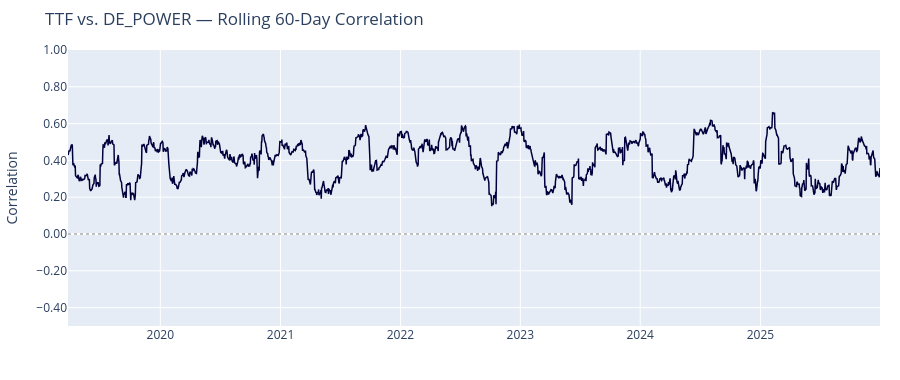

The notebook cell this image was saved under:
### Markdown cell above
## 2. Rolling 60-Day Correlation: TTF vs. German Power

TTF (Dutch natural gas) and German baseload power share a structural link:
gas-fired plants are often the marginal price-setter. The rolling window
reveals how this relationship varies over time — from moderate 0.2–0.4
levels in calm markets to near-perfect comovement during the 2022 crisis.

### Code cell
window = cfg.risk.rolling_window  # 60
rolling_corr = compute_rolling_correlation(returns, window=window)

ttf_power_rolling = rolling_corr.sel(c1="TTF", c2="DE_POWER")
roll_dates = pd.DatetimeIndex(ttf_power_rolling.coords["date"].values)

fig2 = go.Figure()
fig2.add_trace(go.Scatter(
    x=roll_dates, y=ttf_power_rolling.values,
    mode="lines",
    line=dict(color=NAVY, width=1.5),
    name=f"Rolling {window}-day",
))
fig2.add_hline(y=0, line_dash="dot", line_color="gray", opacity=0.5)
fig2.update_layout(
    title=f"TTF vs. DE_POWER — Rolling {window}-Day Correlation",
    height=380, margin=dict(l=40, r=20, t=50, b=40),
    xaxis_title="", yaxis_title="Correlation",
    yaxis=dict(range=[-0.5, 1.0], tickformat=".2f"),
)
fig2.show()

print(f"Mean correlation: {float(ttf_power_rolling.values.mean()):.3f}")
print(f"Std correlation:  {float(ttf_power_rolling.values.std()):.3f}")
print(f"Min / Max:        {float(ttf_power_rolling.values.min()):.3f} / {float(ttf_power_rolling.values.max()):.3f}")

### Figure 1 — Plotly figure (JSON) as saved in the notebook; plotly's stock layout.template omitted (floating-point values rounded to 4 significant figures; data arrays with more than 128 entries replaced by an {"elided": "..."} marker saying what was removed)
{"data": [{"line": {"color": "#00003C", "width": 1.5}, "mode": "lines", "name": "Rolling 60-day", "type": "scatter", "x": {"elided": "1767 str values"}, "y": {"elided": "1767 float values"}}], "layout": {"height": 380, "margin": {"b": 40, "l": 40, "r": 20, "t": 50}, "shapes": [{"line": {"color": "gray", "dash": "dot"}, "opacity": 0.5, "type": "line", "x0": 0, "x1": 1, "xref": "x domain", "y0": 0, "y1": 0, "yref": "y"}], "title": {"text": "TTF vs. DE_POWER — Rolling 60-Day Correlation"}, "xaxis": {"title": {"text": ""}}, "yaxis": {"range": [-0.5, 1.0], "tickformat": ".2f", "title": {"text": "Correlation"}}}}
